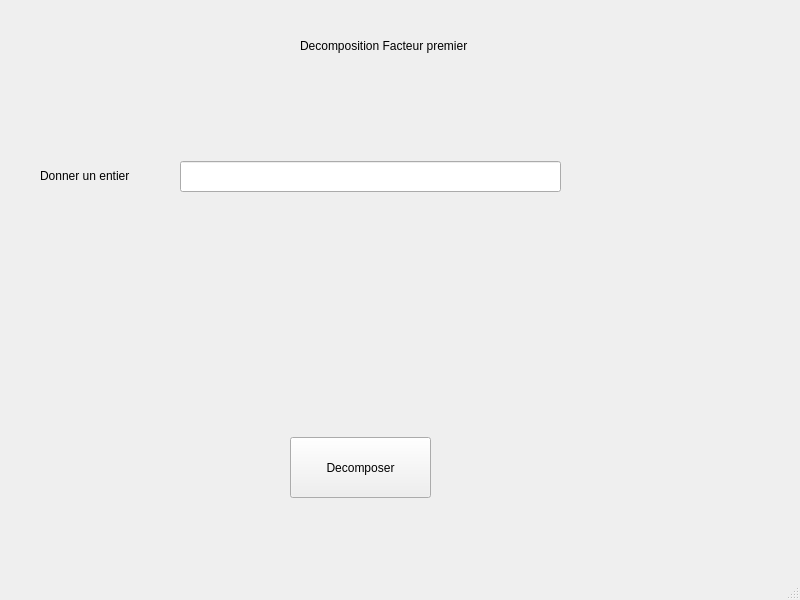
<?xml version="1.0" encoding="UTF-8"?>
<ui version="4.0">
 <class>MainWindow</class>
 <widget class="QMainWindow" name="MainWindow">
  <property name="geometry">
   <rect>
    <x>0</x>
    <y>0</y>
    <width>800</width>
    <height>600</height>
   </rect>
  </property>
  <property name="windowTitle">
   <string>MainWindow</string>
  </property>
  <widget class="QWidget" name="centralwidget">
   <widget class="QLabel" name="label">
    <property name="geometry">
     <rect>
      <x>300</x>
      <y>30</y>
      <width>201</width>
      <height>31</height>
     </rect>
    </property>
    <property name="text">
     <string>Decomposition Facteur premier</string>
    </property>
   </widget>
   <widget class="QLabel" name="label_2">
    <property name="geometry">
     <rect>
      <x>40</x>
      <y>160</y>
      <width>131</width>
      <height>31</height>
     </rect>
    </property>
    <property name="text">
     <string>Donner un entier</string>
    </property>
   </widget>
   <widget class="QLabel" name="b">
    <property name="geometry">
     <rect>
      <x>220</x>
      <y>330</y>
      <width>311</width>
      <height>81</height>
     </rect>
    </property>
    <property name="text">
     <string/>
    </property>
   </widget>
   <widget class="QPushButton" name="c">
    <property name="geometry">
     <rect>
      <x>290</x>
      <y>437</y>
      <width>141</width>
      <height>61</height>
     </rect>
    </property>
    <property name="text">
     <string>Decomposer</string>
    </property>
   </widget>
   <widget class="QLineEdit" name="a">
    <property name="geometry">
     <rect>
      <x>180</x>
      <y>161</y>
      <width>381</width>
      <height>31</height>
     </rect>
    </property>
   </widget>
  </widget>
  <widget class="QMenuBar" name="menubar">
   <property name="geometry">
    <rect>
     <x>0</x>
     <y>0</y>
     <width>800</width>
     <height>26</height>
    </rect>
   </property>
  </widget>
  <widget class="QStatusBar" name="statusbar"/>
 </widget>
 <resources/>
 <connections/>
</ui>
